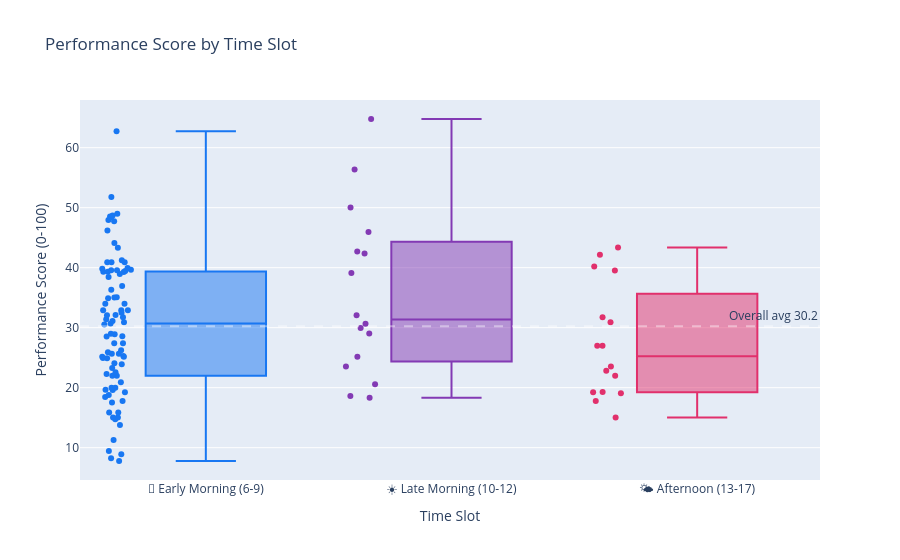

Write notebook code for a chart like this one.
### Code cell
if time_slot_col and time_slot_col in df.columns:
    fig = px.box(
        df.dropna(subset=[time_slot_col, ps_col]),
        x=time_slot_col, y=ps_col,
        color=time_slot_col,
        color_discrete_sequence=PALETTE,
        title="Performance Score by Time Slot",
        labels={ps_col: "Performance Score (0-100)", time_slot_col: "Time Slot"},
        points="all",
        category_orders={time_slot_col: [
            "🌅 Early Morning (6-9)",
            "☀️ Late Morning (10-12)",
            "🌤️ Afternoon (13-17)",
            "🌆 Evening (18-21)",
            "🌙 Night (22-5)"
        ]}
    )
    fig.add_hline(y=df[ps_col].mean(), line_dash="dash",
                  line_color="rgba(255,255,255,0.4)",
                  annotation_text=f"Overall avg {df[ps_col].mean():.1f}")
    fig.update_layout(showlegend=False)
    fig.show()

### Figure 1 — Plotly figure (JSON) as saved in the notebook; plotly's stock layout.template omitted (floating-point values rounded to 4 significant figures)
{"data": [{"alignmentgroup": "True", "boxpoints": "all", "hovertemplate": "Time Slot=%{x}<br>Performance Score (0-100)=%{y}<extra></extra>", "legendgroup": "🌅 Early Morning (6-9)", "marker": {"color": "#1877F2"}, "name": "🌅 Early Morning (6-9)", "notched": false, "offsetgroup": "🌅 Early Morning (6-9)", "orientation": "v", "showlegend": true, "type": "box", "x": ["🌅 Early Morning (6-9)", "🌅 Early Morning (6-9)", "🌅 Early Morning (6-9)", "🌅 Early Morning (6-9)", "🌅 Early Morning (6-9)", "🌅 Early Morning (6-9)", "🌅 Early Morning (6-9)", "🌅 Early Morning (6-9)", "🌅 Early Morning (6-9)", "🌅 Early Morning (6-9)", "🌅 Early Morning (6-9)", "🌅 Early Morning (6-9)", "🌅 Early Morning (6-9)", "🌅 Early Morning (6-9)", "🌅 Early Morning (6-9)", "🌅 Early Morning (6-9)", "🌅 Early Morning (6-9)", "🌅 Early Morning (6-9)", "🌅 Early Morning (6-9)", "🌅 Early Morning (6-9)", "🌅 Early Morning (6-9)", "🌅 Early Morning (6-9)", "🌅 Early Morning (6-9)", "🌅 Early Morning (6-9)", "🌅 Early Morning (6-9)", "🌅 Early Morning (6-9)", "🌅 Early Morning (6-9)", "🌅 Early Morning (6-9)", "🌅 Early Morning (6-9)", "🌅 Early Morning (6-9)", "🌅 Early Morning (6-9)", "🌅 Early Morning (6-9)", "🌅 Early Morning (6-9)", "🌅 Early Morning (6-9)", "🌅 Early Morning (6-9)", "🌅 Early Morning (6-9)", "🌅 Early Morning (6-9)", "🌅 Early Morning (6-9)", "🌅 Early Morning (6-9)", "🌅 Early Morning (6-9)", "🌅 Early Morning (6-9)", "🌅 Early Morning (6-9)", "🌅 Early Morning (6-9)", "🌅 Early Morning (6-9)", "🌅 Early Morning (6-9)", "🌅 Early Morning (6-9)", "🌅 Early Morning (6-9)", "🌅 Early Morning (6-9)", "🌅 Early Morning (6-9)", "🌅 Early Morning (6-9)", "🌅 Early Morning (6-9)", "🌅 Early Morning (6-9)", "🌅 Early Morning (6-9)", "🌅 Early Morning (6-9)", "🌅 Early Morning (6-9)", "🌅 Early Morning (6-9)", "🌅 Early Morning (6-9)", "🌅 Early Morning (6-9)", "🌅 Early Morning (6-9)", "🌅 Early Morning (6-9)", "🌅 Early Morning (6-9)", "🌅 Early Morning (6-9)", "🌅 Early Morning (6-9)", "🌅 Early Morning (6-9)", "🌅 Early Morning (6-9)", "🌅 Early Morning (6-9)", "🌅 Early Morning (6-9)", "🌅 Early Morning (6-9)", "🌅 Early Morning (6-9)", "🌅 Early Morning (6-9)", "🌅 Early Morning (6-9)", "🌅 Early Morning (6-9)", "🌅 Early Morning (6-9)", "🌅 Early Morning (6-9)", "🌅 Early Morning (6-9)", "🌅 Early Morning (6-9)", "🌅 Early Morning (6-9)", "🌅 Early Morning (6-9)", "🌅 Early Morning (6-9)", "🌅 Early Morning (6-9)", "🌅 Early Morning (6-9)", "🌅 Early Morning (6-9)", "🌅 Early Morning (6-9)", "🌅 Early Morning (6-9)", "🌅 Early Morning (6-9)", "🌅 Early Morning (6-9)", "🌅 Early Morning (6-9)", "🌅 Early Morning (6-9)", "🌅 Early Morning (6-9)"], "x0": " ", "xaxis": "x", "y": [48.49, 27.39, 39.94, 35.04, 41.24, 22.56, 48.53, 13.77, 18.76, 18.46, 34.0, 26.22, 21.97, 47.95, 24.92, 15.86, 14.72, 21.97, 19.24, 62.74, 40.92, 40.92, 31.42, 39.57, 32.92, 15.02, 40.92, 32.92, 31.11, 24.06, 23.89, 19.99, 7.78, 46.2, 30.9, 22.28, 17.8, 9.43, 28.55, 17.55, 39.82, 8.92, 11.3, 38.93, 15.02, 35.08, 25.17, 32.11, 15.86, 25.67, 19.65, 36.33, 25.89, 48.97, 28.57, 51.77, 8.25, 32.09, 23.29, 39.32, 24.93, 19.99, 19.6, 32.5, 34.0, 39.57, 44.12, 30.71, 28.92, 27.39, 31.75, 48.38, 47.73, 39.45, 39.3, 25.17, 39.32, 20.89, 43.33, 32.92, 36.94, 48.7, 28.99, 38.46, 25.26, 34.89, 30.52, 39.66, 25.67], "y0": " ", "yaxis": "y"}, {"alignmentgroup": "True", "boxpoints": "all", "hovertemplate": "Time Slot=%{x}<br>Performance Score (0-100)=%{y}<extra></extra>", "legendgroup": "☀️ Late Morning (10-12)", "marker": {"color": "#833AB4"}, "name": "☀️ Late Morning (10-12)", "notched": false, "offsetgroup": "☀️ Late Morning (10-12)", "orientation": "v", "showlegend": true, "type": "box", "x": ["☀️ Late Morning (10-12)", "☀️ Late Morning (10-12)", "☀️ Late Morning (10-12)", "☀️ Late Morning (10-12)", "☀️ Late Morning (10-12)", "☀️ Late Morning (10-12)", "☀️ Late Morning (10-12)", "☀️ Late Morning (10-12)", "☀️ Late Morning (10-12)", "☀️ Late Morning (10-12)", "☀️ Late Morning (10-12)", "☀️ Late Morning (10-12)", "☀️ Late Morning (10-12)", "☀️ Late Morning (10-12)", "☀️ Late Morning (10-12)", "☀️ Late Morning (10-12)"], "x0": " ", "xaxis": "x", "y": [64.78, 29.95, 29.01, 45.95, 42.38, 56.35, 30.64, 25.17, 50.05, 23.52, 18.6, 32.09, 20.59, 18.31, 39.1, 42.71], "y0": " ", "yaxis": "y"}, {"alignmentgroup": "True", "boxpoints": "all", "hovertemplate": "Time Slot=%{x}<br>Performance Score (0-100)=%{y}<extra></extra>", "legendgroup": "🌤️ Afternoon (13-17)", "marker": {"color": "#E1306C"}, "name": "🌤️ Afternoon (13-17)", "notched": false, "offsetgroup": "🌤️ Afternoon (13-17)", "orientation": "v", "showlegend": true, "type": "box", "x": ["🌤️ Afternoon (13-17)", "🌤️ Afternoon (13-17)", "🌤️ Afternoon (13-17)", "🌤️ Afternoon (13-17)", "🌤️ Afternoon (13-17)", "🌤️ Afternoon (13-17)", "🌤️ Afternoon (13-17)", "🌤️ Afternoon (13-17)", "🌤️ Afternoon (13-17)", "🌤️ Afternoon (13-17)", "🌤️ Afternoon (13-17)", "🌤️ Afternoon (13-17)", "🌤️ Afternoon (13-17)", "🌤️ Afternoon (13-17)", "🌤️ Afternoon (13-17)", "🌤️ Afternoon (13-17)"], "x0": " ", "xaxis": "x", "y": [43.37, 26.98, 30.9, 17.8, 19.26, 21.97, 31.75, 40.19, 19.24, 19.08, 42.14, 23.52, 15.02, 26.98, 22.81, 39.54], "y0": " ", "yaxis": "y"}], "layout": {"annotations": [{"showarrow": false, "text": "Overall avg 30.2", "x": 1, "xanchor": "right", "xref": "x domain", "y": 30.25, "yanchor": "bottom", "yref": "y"}], "boxmode": "overlay", "legend": {"title": {"text": "Time Slot"}, "tracegroupgap": 0}, "shapes": [{"line": {"color": "rgba(255,255,255,0.4)", "dash": "dash"}, "type": "line", "x0": 0, "x1": 1, "xref": "x domain", "y0": 30.25, "y1": 30.25, "yref": "y"}], "showlegend": false, "title": {"text": "Performance Score by Time Slot"}, "xaxis": {"anchor": "y", "categoryarray": ["🌅 Early Morning (6-9)", "☀️ Late Morning (10-12)", "🌤️ Afternoon (13-17)", "🌆 Evening (18-21)", "🌙 Night (22-5)"], "categoryorder": "array", "domain": [0, 1], "title": {"text": "Time Slot"}}, "yaxis": {"anchor": "x", "domain": [0, 1], "title": {"text": "Performance Score (0-100)"}}}}
